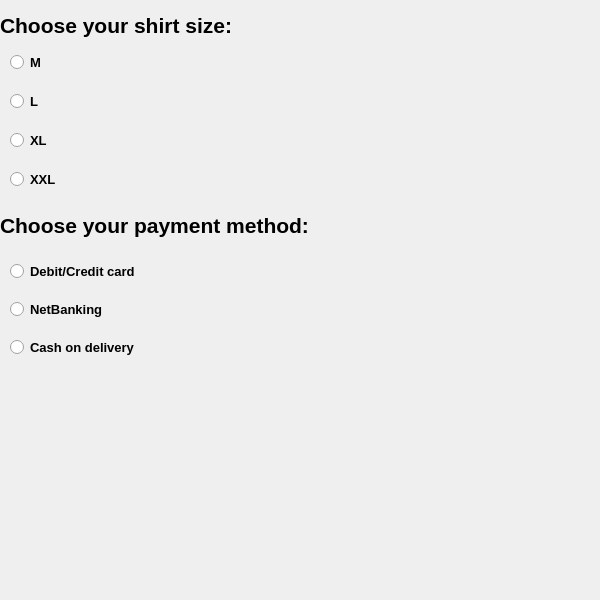
<?xml version="1.0" encoding="UTF-8"?>
<ui version="4.0">
 <class>Dialog</class>
 <widget class="QDialog" name="Dialog">
  <property name="geometry">
   <rect>
    <x>0</x>
    <y>0</y>
    <width>600</width>
    <height>600</height>
   </rect>
  </property>
  <property name="font">
   <font>
    <pointsize>10</pointsize>
    <weight>75</weight>
    <bold>true</bold>
   </font>
  </property>
  <property name="windowTitle">
   <string>Dialog</string>
  </property>
  <widget class="QLabel" name="label">
   <property name="geometry">
    <rect>
     <x>0</x>
     <y>10</y>
     <width>600</width>
     <height>30</height>
    </rect>
   </property>
   <property name="font">
    <font>
     <pointsize>16</pointsize>
     <weight>75</weight>
     <bold>true</bold>
    </font>
   </property>
   <property name="text">
    <string>Choose your shirt size:</string>
   </property>
  </widget>
  <widget class="QWidget" name="verticalLayoutWidget">
   <property name="geometry">
    <rect>
     <x>10</x>
     <y>40</y>
     <width>160</width>
     <height>164</height>
    </rect>
   </property>
   <layout class="QVBoxLayout" name="verticalLayout">
    <item>
     <widget class="QRadioButton" name="radioButtonM">
      <property name="text">
       <string>M</string>
      </property>
     </widget>
    </item>
    <item>
     <widget class="QRadioButton" name="radioButtonL">
      <property name="text">
       <string>L</string>
      </property>
     </widget>
    </item>
    <item>
     <widget class="QRadioButton" name="radioButtonXL">
      <property name="text">
       <string>XL</string>
      </property>
     </widget>
    </item>
    <item>
     <widget class="QRadioButton" name="radioButtonXXL">
      <property name="text">
       <string>XXL</string>
      </property>
     </widget>
    </item>
   </layout>
  </widget>
  <widget class="QLabel" name="label_2">
   <property name="geometry">
    <rect>
     <x>0</x>
     <y>210</y>
     <width>600</width>
     <height>30</height>
    </rect>
   </property>
   <property name="font">
    <font>
     <pointsize>16</pointsize>
     <weight>75</weight>
     <bold>true</bold>
    </font>
   </property>
   <property name="text">
    <string>Choose your payment method:</string>
   </property>
  </widget>
  <widget class="QWidget" name="verticalLayoutWidget_2">
   <property name="geometry">
    <rect>
     <x>10</x>
     <y>250</y>
     <width>208</width>
     <height>122</height>
    </rect>
   </property>
   <layout class="QVBoxLayout" name="verticalLayout_2">
    <item>
     <widget class="QRadioButton" name="radioButtonDebitCard">
      <property name="text">
       <string>Debit/Credit card</string>
      </property>
     </widget>
    </item>
    <item>
     <widget class="QRadioButton" name="radioButtonNetBanking">
      <property name="text">
       <string>NetBanking</string>
      </property>
     </widget>
    </item>
    <item>
     <widget class="QRadioButton" name="radioButtonCashOnDelivery">
      <property name="text">
       <string>Cash on delivery</string>
      </property>
     </widget>
    </item>
   </layout>
  </widget>
  <widget class="QLabel" name="labelSelected">
   <property name="geometry">
    <rect>
     <x>0</x>
     <y>400</y>
     <width>600</width>
     <height>40</height>
    </rect>
   </property>
   <property name="text">
    <string/>
   </property>
  </widget>
 </widget>
 <resources/>
 <connections/>
</ui>
